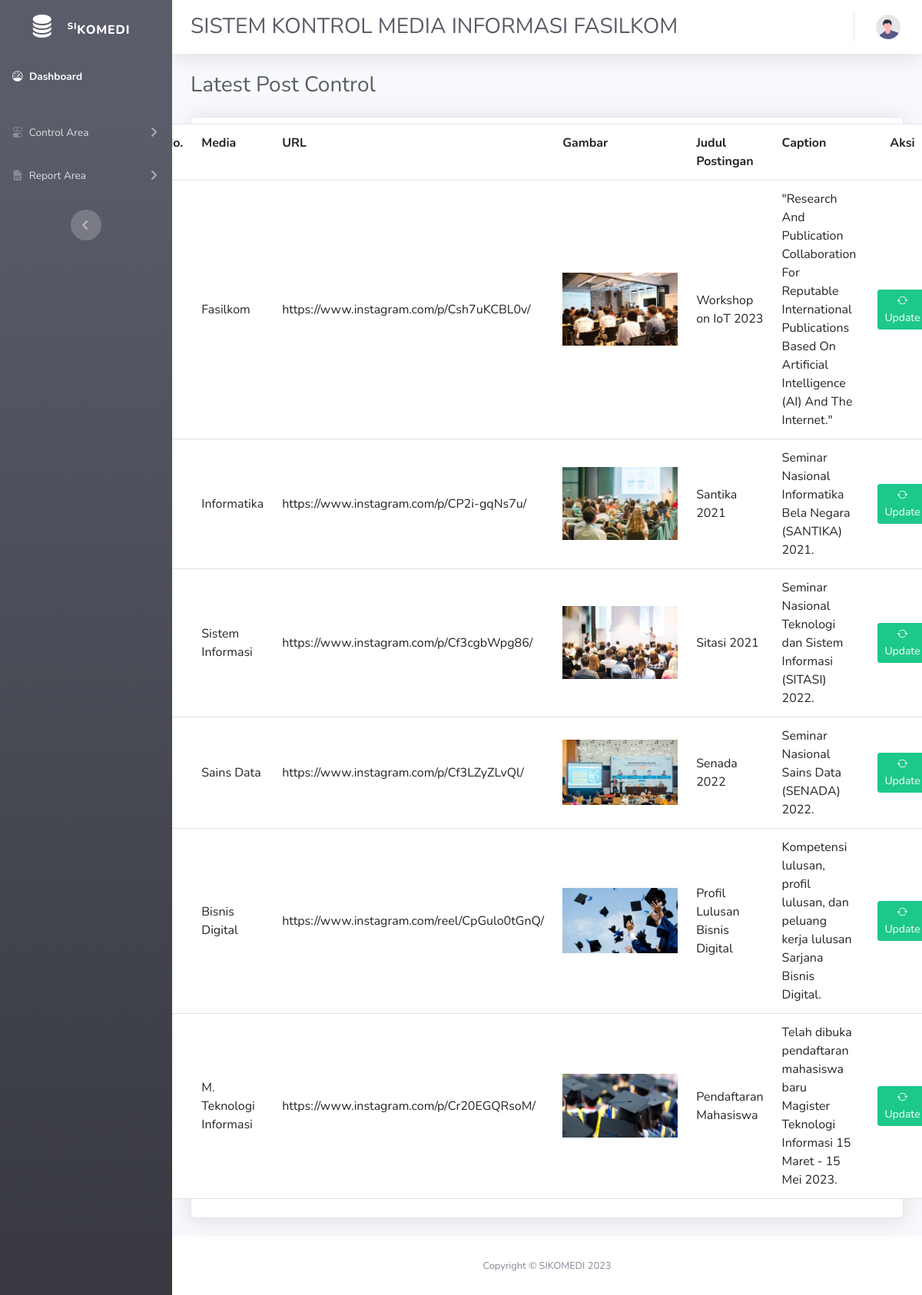
The app's page /admin/control/latestpost/Cpost.php (signed in) with its own data.
### tables this page shows
CREATE TABLE `instagram` (
  `ID` int(11) NOT NULL,
  `URL` varchar(1500) DEFAULT NULL,
  `SOURCE` varchar(1500) DEFAULT NULL,
  `CAPTION` varchar(1500) DEFAULT NULL,
  `JUDULPOSTINGAN` varchar(100) NOT NULL,
  `IG` varchar(50) NOT NULL,
  `MEDIA` varchar(100) NOT NULL
);

### admin/functions.php (called while the page is built, shortened)
<?php
$conn = mysqli_connect("localhost","root","","sikomedi");
function query ($query){
    global $conn;
    $result = mysqli_query($conn,$query);
    $rows = [];
    while ($row = mysqli_fetch_assoc($result)){
        $rows [] = $row;
    }
    return $rows;
}
?>

### admin/control/latestpost/Cpost.php (the view, shortened to what this page needs)
<?php
require '../../functions.php';
    $konten = query("SELECT * FROM instagram");
?>
<!DOCTYPE html>
<html lang="en">
<head>
    <link href="https://cdn.jsdelivr.net/npm/bootstrap@5.3.0-alpha3/dist/css/bootstrap.min.css" rel="stylesheet">
    <link rel="stylesheet" href="https://cdn.jsdelivr.net/npm/bootstrap-icons@1.10.5/font/bootstrap-icons.css">
    <link href="../../css/style.css" rel="stylesheet">
</head>
<body id="page-top">
    <div id="wrapper">
        <ul class="navbar-nav bg-gradient-dark sidebar sidebar-dark accordion" id="accordionSidebar">
            <a class="sidebar-brand d-flex align-items-center justify-content-center" href="../../index.php">
                <div class="sidebar-brand-icon">
                  <i class="bi bi-database-fill"></i>
                </div>
                <div class="sidebar-brand-text mx-3 pt-2"><sup>SI</sup>KOMEDI</div>
            </a>
            <hr class="sidebar-divider my-0">
            <li class="nav-item active">
                <a class="nav-link" href="../../index.php">
                  <i class="bi bi-speedometer"></i>
                    <span>Dashboard</span></a>
            </li>
            <hr class="sidebar-divider">
            <li class="nav-item">
                <a class="nav-link collapsed" href="#" data-toggle="collapse" data-target="#collapseCharts1"
                    aria-expanded="true" aria-controls="collapseCharts1">
                    <i class="bi bi-toggles"></i>
                    <span>Control Area</span>
                </a>
            </li>
            <li class="nav-item">
                <a class="nav-link collapsed" href="#" data-toggle="collapse" data-target="#collapseCharts2"
                    aria-expanded="true" aria-controls="collapseCharts2">
                    <i class="bi bi-file-earmark-spreadsheet-fill"></i>
                    <span>Report Area</span>
                </a>
            </li>
            <hr class="sidebar-divider d-none d-md-block">
            <div class="text-center d-none d-md-inline">
                <button class="rounded-circle border-0" id="sidebarToggle"></button>
            </div>
        </ul>
        <div id="content-wrapper" class="d-flex flex-column">
            <div id="content">
                <nav class="navbar navbar-expand navbar-light bg-white topbar mb-4 static-top shadow">
                    <div class="d-sm-flex align-items-center justify-content-between mb-4">
                        <h1 class="h3 mb-0 text-gray-800 pt-4 ps-2">SISTEM KONTROL MEDIA INFORMASI FASILKOM</h1>
                    </div>
                    <ul class="navbar-nav ml-auto">
                        <li class="nav-item dropdown no-arrow">
                            <a class="nav-link dropdown-toggle" href="#" id="userDropdown" role="button"
                                data-toggle="dropdown" aria-haspopup="true" aria-expanded="false">
                                <img class="img-profile rounded-circle"
                                    src="../../img/undraw_profile.svg">
                            </a>
                        </li>
                    </ul>
                </nav>
                <div class="container-fluid">
                    <div class="d-sm-flex align-items-center mb-4">
                        <h1 class="h3 mb-0 text-gray-800">Latest Post Control</h1>
                    </div>
                    <div class="row">
                        <div class="col-xl-12 col-lg-10">
                            <div class="card shadow mb-4">
                                <div class="d-flex justify-content-center p-2 pb-2">
                                    <table class="table align-middle">
                                        <tr>
                                            <th>No.</th>
                                            <th>Media</th>
                                            <th>URL</th>
                                            <th>Gambar</th>
                                            <th>Judul Postingan</th>
                                            <th>Caption</th>
                                            <th class="text-center">Aksi</th>
                                        </tr>
                                    <?php $i=1; foreach ($konten as $row) : ?>
                                    <tr>
                                        <td class="align-middle"><?=$i?></td>
                                        <td class="align-middle"><?= $row["MEDIA"]?></td>
                                        <td class="align-middle"><?= $row["URL"]?></td>
                                        <td class="align-middle text-center"><img src="..\..\..\assets\img\<?= $row["SOURCE"]?>" alt="<?= $row["SOURCE"]?>" width="150vh"></td>
                                        <td class="align-middle"><?= $row["JUDULPOSTINGAN"]?></td>
                                        <td class="align-middle"><?= $row["CAPTION"]?></td>
                                        <td class="align-middle text-center">
                                            <a href="update.php?ID=<?= $row["ID"]?>">
                                                <button type="button" class="btn btn-success btn-sm m-1">
                                                    <i class="bi bi-arrow-repeat"></i> Update
                                                </button>
                                            </a>
                                        </td>
                                    </tr>
                                    <?php $i++; endforeach ?>
                                    </table>
                                </div>
                            </div>
                        </div>
                    </div>
                </div>
            </div>
            <footer class="sticky-footer bg-white">
                <div class="container my-auto">
                    <div class="copyright text-center my-auto">
                        <span>Copyright &copy; SIKOMEDI 2023</span>
                    </div>
                </div>
            </footer>
        </div>
    </div>
</body>
</html>

### records on screen
instagram: MEDIA "Fasilkom", URL "https://www.instagram.com/p/Csh7uKCBL0v/", SOURCE (picture), JUDULPOSTINGAN "Workshop on IoT 2023", CAPTION "\"Research And Publication Collaboration For Reputable International Publications Based On Artificial Intelligence (AI) And The Internet.\""
instagram: MEDIA "Informatika", URL "https://www.instagram.com/p/CP2i-gqNs7u/", SOURCE (picture), JUDULPOSTINGAN "Santika 2021", CAPTION "Seminar Nasional Informatika Bela Negara (SANTIKA) 2021."
instagram: MEDIA "Sistem Informasi", URL "https://www.instagram.com/p/Cf3cgbWpg86/", SOURCE (picture), JUDULPOSTINGAN "Sitasi 2021", CAPTION "Seminar Nasional Teknologi dan Sistem Informasi (SITASI) 2022."
instagram: MEDIA "Sains Data", URL "https://www.instagram.com/p/Cf3LZyZLvQl/", SOURCE (picture), JUDULPOSTINGAN "Senada 2022", CAPTION "Seminar Nasional Sains Data (SENADA) 2022."
instagram: MEDIA "Bisnis Digital", URL "https://www.instagram.com/reel/CpGulo0tGnQ/", SOURCE (picture), JUDULPOSTINGAN "Profil Lulusan Bisnis Digital", CAPTION "Kompetensi lulusan, profil lulusan, dan peluang kerja lulusan Sarjana Bisnis Digital."
instagram: MEDIA "M. Teknologi Informasi", URL "https://www.instagram.com/p/Cr20EGQRsoM/", SOURCE (picture), JUDULPOSTINGAN "Pendaftaran Mahasiswa", CAPTION "Telah dibuka pendaftaran mahasiswa baru Magister Teknologi Informasi 15 Maret - 15 Mei 2023."
